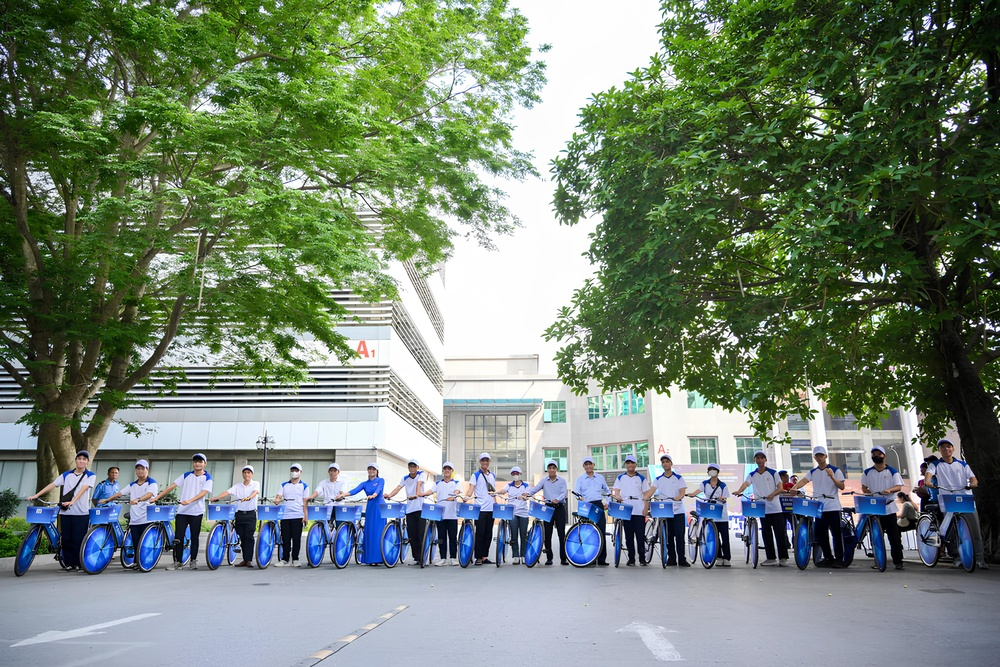
#> input picture ptit.jpg, 1000 x 667 px, shrunk from 4096 x 2732 before the run
$ python check.py --cover ptit.jpg --suspect ptit.jpg
#> lines starting #> are read from the running program, lines starting #| are printed output that depends on the picture; long printed decimals are rounded
#!/usr/bin/env python3
# detect_lsb_stego.py

from __future__ import annotations

import argparse
import math
from pathlib import Path

import numpy as np
from PIL import Image

try:
    from skimage.metrics import structural_similarity as ssim
except Exception:
    ssim = None


MARKER = b"<<END_OF_EXE>>"


def load_rgb(path: str) -> np.ndarray:
    """
    Load image as RGB uint8 array.
    Pillow identifies file by content, so a .jpg extension does not matter
    if the file is actually PNG data.
    """
#> called with path = 'ptit.jpg'
    img = Image.open(path).convert("RGB")
#> img is the input picture: PIL image 1000x667 RGB; mean R, G, B 116.4, 131.3, 114.9
#|     cover   : ptit.jpg -> shape=(667, 1000, 3)
#|     suspect : ptit.jpg -> shape=(667, 1000, 3)
    return np.array(img, dtype=np.uint8)


def psnr(img1: np.ndarray, img2: np.ndarray) -> float:
    mse = np.mean((img1.astype(np.float32) - img2.astype(np.float32)) ** 2)
    if mse == 0:
        return float("inf")
    return 20.0 * math.log10(255.0 / math.sqrt(mse))


def save_diff_images(cover: np.ndarray, suspect: np.ndarray, out_dir: Path) -> None:
    out_dir.mkdir(parents=True, exist_ok=True)

    abs_diff = np.abs(cover.astype(np.int16) - suspect.astype(np.int16)).astype(np.uint8)
    diff_gray = np.clip(np.mean(abs_diff, axis=2), 0, 255).astype(np.uint8)
    lsb_diff = ((cover & 1) ^ (suspect & 1) * 255).astype(np.uint8)

    Image.fromarray(abs_diff, mode="RGB").save(out_dir / "abs_diff_rgb.png")
    Image.fromarray(diff_gray, mode="L").save(out_dir / "abs_diff_gray.png")
    Image.fromarray(lsb_diff, mode="RGB").save(out_dir / "lsb_diff_rgb.png")


def extract_lsb_bytes(image: np.ndarray) -> bytes:
    """
    Extract all LSBs from the image and pack into bytes.
    """
    flat = image.flatten()
    bits = (flat & 1).astype(np.uint8)

    if len(bits) < 8:
        return b""

    # Trim to multiple of 8
    n = (len(bits) // 8) * 8
    bits = bits[:n]

    packed = np.packbits(bits.reshape(-1, 8), axis=1, bitorder="big")
    return packed.flatten().tobytes()


def find_marker_in_lsb_stream(image: np.ndarray, marker: bytes = MARKER) -> tuple[bool, int]:
    """
    Return (found, byte_offset).
    """
    data = extract_lsb_bytes(image)
    idx = data.find(marker)
    return (idx != -1, idx)


def compare_pair(cover: np.ndarray, suspect: np.ndarray) -> dict:
    if cover.shape != suspect.shape:
        raise ValueError(f"Image size/channel mismatch: {cover.shape} vs {suspect.shape}")

    diff = cover.astype(np.int16) - suspect.astype(np.int16)
#> diff: shape (667, 1000, 3) int16; every value is 0
    abs_diff = np.abs(diff)

    total = cover.size
#> total = 2001000
    changed = int(np.count_nonzero(abs_diff))
#> changed = 0
    changed_rate = changed / total
#> changed_rate = 0

    changed_lsb = int(np.count_nonzero((cover & 1) ^ (suspect & 1)))
#> changed_lsb = 0
    lsb_changed_rate = changed_lsb / total
#> lsb_changed_rate = 0

    nonzero = abs_diff[abs_diff != 0]
#> nonzero = empty array
    one_step_ratio = float(np.mean(nonzero == 1)) if nonzero.size else 1.0
#> one_step_ratio = 1

    metrics = {
        "mse": float(np.mean((cover.astype(np.float32) - suspect.astype(np.float32)) ** 2)),
        "psnr": float(psnr(cover, suspect)),
        "changed_rate": float(changed_rate),
        "lsb_changed_rate": float(lsb_changed_rate),
        "one_step_ratio": float(one_step_ratio),
    }
#> in psnr, `mse = np.mean((img1.astype(np.float32) - img2.astype(np.float32)) ** 2)`: mse = 0
#> metrics = {'mse': 0, 'psnr': inf, 'changed_rate': 0, 'lsb_changed_rate': 0, 'one_step_ratio': 1}

    if ssim is not None:
        # SSIM expects grayscale or per-channel handling
        metrics["ssim_rgb"] = float(ssim(cover, suspect, channel_axis=2, data_range=255))
    else:
        metrics["ssim_rgb"] = None

    return metrics


def verdict(metrics: dict, marker_found: bool, marker_offset: int | None) -> str:
    """
    Simple heuristic verdict.
    """
    if marker_found:
        return f"RẤT CÓ KHẢ NĂNG LÀ ẢNH STEGO (tìm thấy marker tại byte {marker_offset})."

    # Heuristic based on LSB-only edits
    if metrics["one_step_ratio"] > 0.95 and metrics["lsb_changed_rate"] > 0.001:
        return "NGHI VẤN CAO: sai khác chủ yếu là biến đổi 1 mức và tập trung ở LSB."

    return "Không đủ dấu hiệu mạnh để kết luận bằng bộ tiêu chí hiện tại."

def extract_bit_plane(image: np.ndarray, bit: int = 0) -> np.ndarray:
    """
    Extract a specific bit-plane from an RGB image.
    bit = 0 -> LSB
    """
    return ((image >> bit) & 1).astype(np.uint8)
def save_bit_planes(cover: np.ndarray, suspect: np.ndarray, out_dir: Path):
    out_dir.mkdir(parents=True, exist_ok=True)

    # LSB plane (bit 0)
    cover_lsb = extract_bit_plane(cover, 0)
    suspect_lsb = extract_bit_plane(suspect, 0)

    # Scale để nhìn được (0 → 0, 1 → 255)
    cover_vis = (cover_lsb * 255).astype(np.uint8)
    suspect_vis = (suspect_lsb * 255).astype(np.uint8)

    # Difference giữa 2 LSB plane
    diff_lsb = ((cover_lsb ^ suspect_lsb) * 255).astype(np.uint8)

    # Save
    Image.fromarray(cover_vis, mode="RGB").save(out_dir / "cover_lsb.png")
    Image.fromarray(suspect_vis, mode="RGB").save(out_dir / "suspect_lsb.png")
    Image.fromarray(diff_lsb, mode="RGB").save(out_dir / "lsb_plane_diff.png")


def main() -> None:
    parser = argparse.ArgumentParser(description="Detect LSB steganography from a cover image and a suspected stego image.")
    parser.add_argument("--cover", required=True, help="Original image, e.g. ptit.jpg")
    parser.add_argument("--suspect", required=True, help="Suspected stego image, e.g. hacked_ptit.jpg")
    parser.add_argument("--out", default="stego_report_out", help="Output directory for diff images")
    args = parser.parse_args()

    cover = load_rgb(args.cover)
    suspect = load_rgb(args.suspect)

    print("[*] Loaded images")
    print(f"    cover   : {args.cover} -> shape={cover.shape}")
    print(f"    suspect : {args.suspect} -> shape={suspect.shape}")

    metrics = compare_pair(cover, suspect)
#> metrics = {'mse': 0, 'psnr': inf, 'changed_rate': 0, 'lsb_changed_rate': 0, 'one_step_ratio': 1, 'ssim_rgb': 1}

    marker_found, marker_offset = find_marker_in_lsb_stream(suspect, MARKER)
#> in extract_lsb_bytes, `n = (len(bits) // 8) * 8`: n = 2001000
#> in find_marker_in_lsb_stream, `idx = data.find(marker)`: idx = -1
#> marker_found = False; marker_offset = -1

    print("\n[+] Pair comparison")
    print(f"    MSE            : {metrics['mse']:.6f}")
#|     MSE            : 0
    print(f"    PSNR           : {metrics['psnr']:.4f} dB")
#|     PSNR           : inf dB
    print(f"    SSIM (RGB)     : {metrics['ssim_rgb']}")
#|     SSIM (RGB)     : 1.0
    print(f"    Changed rate   : {metrics['changed_rate'] * 100:.4f}% of all channels")
#|     Changed rate   : 0.0000% of all channels
    print(f"    LSB changed    : {metrics['lsb_changed_rate'] * 100:.4f}% of all channels")
#|     LSB changed    : 0.0000% of all channels
    print(f"    1-step ratio   : {metrics['one_step_ratio'] * 100:.2f}% of nonzero diffs")
#|     1-step ratio   : 100.00% of nonzero diffs

    print("\n[+] Blind scan on suspect image")
    if marker_found:
        print(f"    Marker found   : YES at byte offset {marker_offset}")
    else:
        print("    Marker found   : NO")

    print("\n[=] Verdict")
    print("    " + verdict(metrics, marker_found, marker_offset))
#|     Không đủ dấu hiệu mạnh để kết luận bằng bộ tiêu chí hiện tại.

    save_diff_images(cover, suspect, Path(args.out))
#> in save_diff_images, `abs_diff = np.abs(cover.astype(np.int16) - suspect.astype(np.int16)).a..`: abs_diff: shape (667, 1000, 3); every value is 0
#> in save_diff_images, `diff_gray = np.clip(np.mean(abs_diff, axis=2), 0, 255).astype(np.uint8)`: diff_gray: shape (667, 1000); every value is 0
#> in save_diff_images, `lsb_diff = ((cover & 1) ^ (suspect & 1) * 255).astype(np.uint8)`:
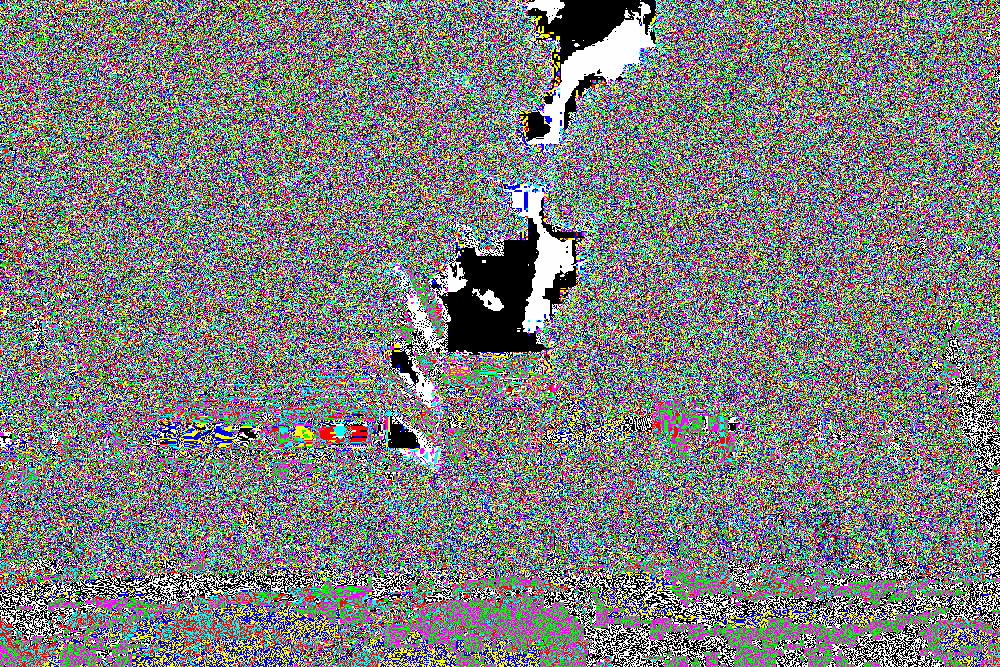
#> lsb_diff: shape (667, 1000, 3); mean R, G, B 126, 127.4, 126.3
    save_bit_planes(cover, suspect, Path(args.out))
    print(f"\n[*] Saved diff images to: {args.out}")
    print("    - abs_diff_rgb.png")
    print("    - abs_diff_gray.png")
    print("    - lsb_diff_rgb.png")


if __name__ == "__main__":
    main()
